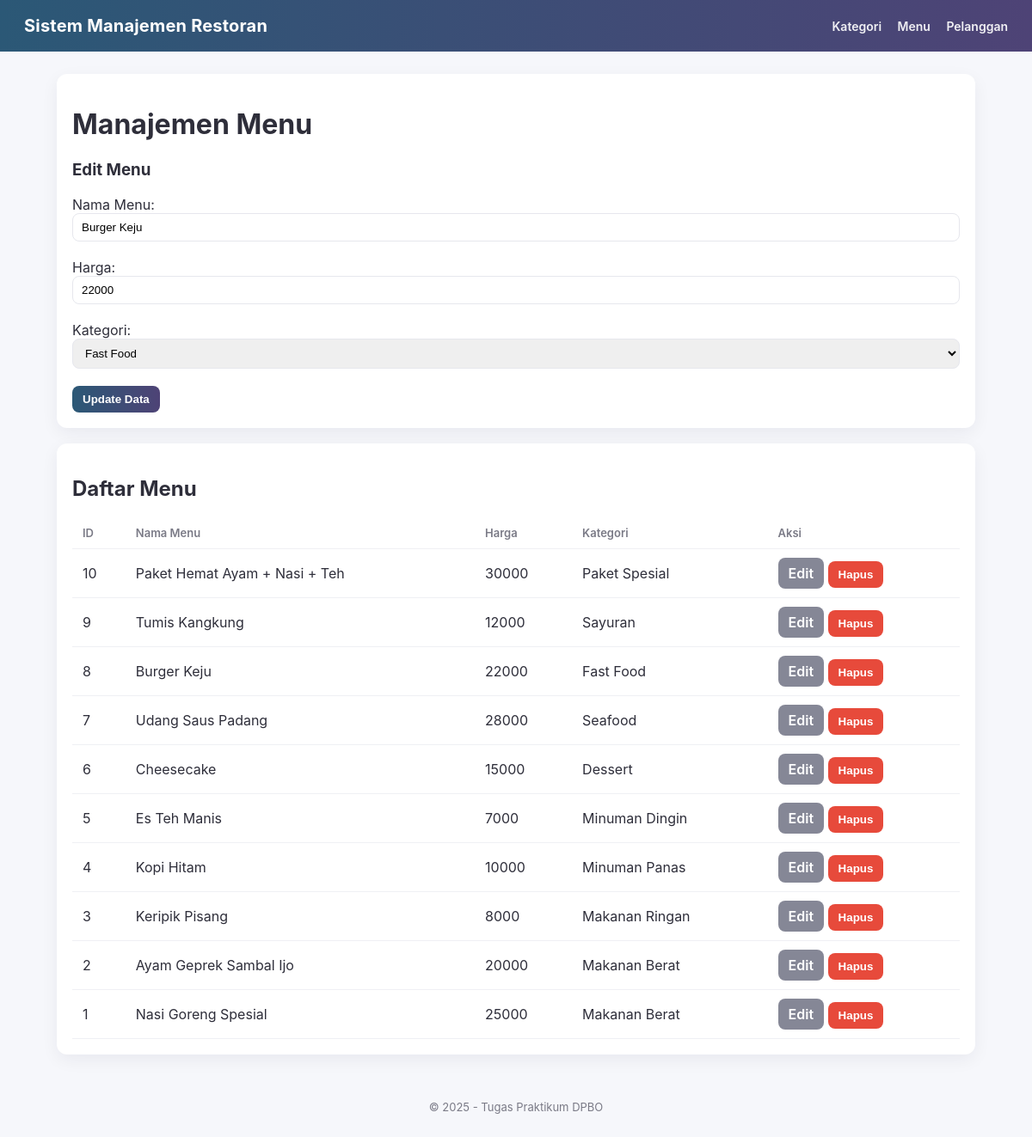
/index.php?page=menu&action=edit&id=8, run on the app's committed database.
### tables this page shows
CREATE TABLE `menu` (
  `id_menu` int(11) NOT NULL,
  `nama_menu` varchar(150) NOT NULL,
  `harga` int(11) NOT NULL DEFAULT 0,
  `stok` int(11) NOT NULL DEFAULT 0,
  `id_kategori` int(11) DEFAULT NULL
);

CREATE TABLE `kategori` (
  `id_kategori` int(11) NOT NULL,
  `nama_kategori` varchar(100) NOT NULL,
  `deskripsi` text DEFAULT NULL
);

### class/Menu.php (called while the page is built, shortened)
<?php
class Menu {
    private $conn;
    private $table_name = "menu";
    public function __construct($db) {
        $this->conn = $db;
    }
    public function readAll() {
        $sql = "SELECT m.*, k.nama_kategori FROM " . $this->table_name . " m LEFT JOIN kategori k ON m.id_kategori = k.id_kategori ORDER BY m.id_menu DESC";
        $stmt = $this->conn->prepare($sql);
        $stmt->execute();
        return $stmt;
    }
    public function read($id) {
        $sql = "SELECT * FROM " . $this->table_name . " WHERE id_menu = ? LIMIT 1";
        $stmt = $this->conn->prepare($sql);
        $stmt->execute([$id]);
        return $stmt->fetch(PDO::FETCH_ASSOC);
    }
}
?>

### class/Kategori.php (called while the page is built, shortened)
<?php
class Kategori {
    private $conn;
    private $table_name = "kategori";
    public function __construct($db) {
        $this->conn = $db;
    }
    public function readAll() {
        $sql = "SELECT * FROM " . $this->table_name . " ORDER BY id_kategori DESC";
        $stmt = $this->conn->prepare($sql);
        $stmt->execute();
        return $stmt;
    }
}
?>

### view/menu.php (the view, shortened to what this page needs)
<?php
include 'class/Menu.php';
include 'class/Kategori.php';
$database = new Database();
$db = $database->getConnection();
$menu = new Menu($db);
$kategori = new Kategori($db);
$action = isset($_GET['action']) ? $_GET['action'] : '';
$data_edit = null;
try {
	if ($action == 'edit' && isset($_GET['id'])) {
		$data_edit = $menu->read($_GET['id']);
	}
    $stmt_menu = $menu->readAll();
    $stmt_kategori = $kategori->readAll();
} catch (PDOException $e) {
    echo "Error: " . $e->getMessage();
}
?>
<div class="card">
	<h1>Manajemen Menu</h1>
<form action="index.php?page=menu" method="POST">
	<h3><?php echo $data_edit ? 'Edit Menu' : 'Tambah Menu Baru'; ?></h3>
	<label>Nama Menu:</label><br>
	<input type="text" name="nama" value="<?php echo $data_edit ? htmlspecialchars($data_edit['nama_menu'], ENT_QUOTES, 'UTF-8') : ''; ?>" required>
	<br><br>
	<label>Harga:</label><br>
	<input type="text" name="harga" value="<?php echo $data_edit ? htmlspecialchars($data_edit['harga'], ENT_QUOTES, 'UTF-8') : ''; ?>" required>
	<br><br>
	<label>Kategori:</label><br>
	<select name="id_kategori" required>
		<?php while ($row_kat = $stmt_kategori->fetch(PDO::FETCH_ASSOC)): ?>
			<option value="<?php echo htmlspecialchars($row_kat['id_kategori'], ENT_QUOTES, 'UTF-8'); ?>"
				<?php echo ($data_edit && $data_edit['id_kategori'] == $row_kat['id_kategori']) ? 'selected' : ''; ?>
			>
				<?php echo htmlspecialchars($row_kat['nama_kategori'], ENT_QUOTES, 'UTF-8'); ?>
			</option>
		<?php endwhile; ?>
	</select>
	<br><br>
	<button type="submit" class="btn btn-primary"><?php echo $data_edit ? 'Update Data' : 'Simpan Data Baru'; ?></button>
</form>
</div>
<div class="card">
	<h2>Daftar Menu</h2>
	<table>
	<thead>
		<tr>
			<th>ID</th>
			<th>Nama Menu</th>
			<th>Harga</th>
			<th>Kategori</th>
			<th>Aksi</th>
		</tr>
	</thead>
	<tbody>
		<?php while ($row = $stmt_menu->fetch(PDO::FETCH_ASSOC)): ?>
			<tr>
				<td><?php echo htmlspecialchars($row['id_menu'], ENT_QUOTES, 'UTF-8'); ?></td>
				<td><?php echo htmlspecialchars($row['nama_menu'], ENT_QUOTES, 'UTF-8'); ?></td>
				<td><?php echo htmlspecialchars($row['harga'], ENT_QUOTES, 'UTF-8'); ?></td>
				<td><?php echo htmlspecialchars($row['nama_kategori'], ENT_QUOTES, 'UTF-8'); ?></td>
				<td class="table-actions actions">
					<a class="btn btn-secondary" href="index.php?page=menu&action=edit&id=<?php echo htmlspecialchars($row['id_menu'], ENT_QUOTES, 'UTF-8'); ?>">Edit</a>
					<form action="index.php?page=menu" method="POST" style="display:inline;" onsubmit="return confirm('Anda yakin ingin menghapus data ini?');">
						<button type="submit" class="btn btn-danger">Hapus</button>
					</form>
				</td>
			</tr>
		<?php endwhile; ?>
	</tbody>
</table>
</div>

### style.css (style rules this page uses)
:root { --bg:#f6f7fb; --card:#ffffff; --primary1:#2b5876; --primary2:#4e4376; --text:#2e2e3a; --muted:#7a7a86; }
* { box-sizing:border-box }
body { font-family: Inter, system-ui, -apple-system, "Segoe UI", Roboto, "Helvetica Neue", Arial; margin:0; background:var(--bg); color:var(--text); -webkit-font-smoothing:antialiased; }
.card { background:var(--card); border-radius:12px; padding:18px; box-shadow:0 6px 20px rgba(20,20,50,0.06); margin-bottom:18px; }
table { width:100%;border-collapse:collapse;background:transparent }
th,td { padding:10px 12px;text-align:left;border-bottom:1px solid #eff0f4 }
th { font-size:13px;color:var(--muted);font-weight:600 }
.btn { display:inline-block; padding:8px 12px; border-radius:8px; border:none; cursor:pointer; font-weight:600; text-decoration:none; color:inherit; }
.btn-primary { background:linear-gradient(90deg,var(--primary1),var(--primary2));color:#fff }
.btn-secondary { background:#858796;color:#fff }
.btn-danger { background:#e74a3b;color:#fff }
input[type=text], input[type=number], select { padding:8px 10px;border-radius:8px;border:1px solid #e6e7ed;width:100%; }

### data on the page
menu: nama "Burger Keju", harga "22000", id_kategori "Fast Food", id_menu "8", nama_menu "Burger Keju", id_kategori.nama_kategori "Fast Food"
menu: id_menu "10", nama_menu "Paket Hemat Ayam + Nasi + Teh", harga "30000", id_kategori.nama_kategori "Paket Spesial"
menu: id_menu "9", nama_menu "Tumis Kangkung", harga "12000", id_kategori.nama_kategori "Sayuran"
menu: id_menu "7", nama_menu "Udang Saus Padang", harga "28000", id_kategori.nama_kategori "Seafood"
menu: id_menu "6", nama_menu "Cheesecake", harga "15000", id_kategori.nama_kategori "Dessert"
menu: id_menu "5", nama_menu "Es Teh Manis", harga "7000", id_kategori.nama_kategori "Minuman Dingin"
menu: id_menu "4", nama_menu "Kopi Hitam", harga "10000", id_kategori.nama_kategori "Minuman Panas"
menu: id_menu "3", nama_menu "Keripik Pisang", harga "8000", id_kategori.nama_kategori "Makanan Ringan"
menu: id_menu "2", nama_menu "Ayam Geprek Sambal Ijo", harga "20000", id_kategori.nama_kategori "Makanan Berat"
menu: id_menu "1", nama_menu "Nasi Goreng Spesial", harga "25000", id_kategori.nama_kategori "Makanan Berat"
